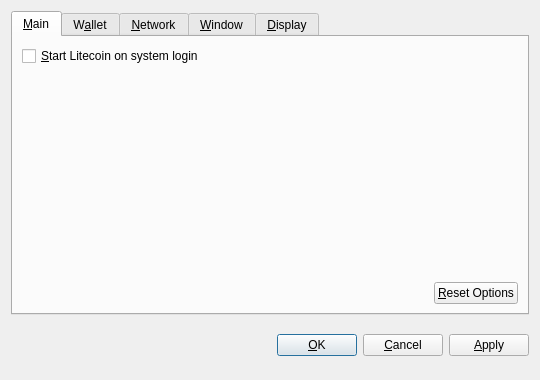
<?xml version="1.0" encoding="UTF-8"?>
<ui version="4.0">
 <class>OptionsDialog</class>
 <widget class="QDialog" name="OptionsDialog">
  <property name="geometry">
   <rect>
    <x>0</x>
    <y>0</y>
    <width>540</width>
    <height>380</height>
   </rect>
  </property>
  <property name="windowTitle">
   <string>Options</string>
  </property>
  <property name="modal">
   <bool>true</bool>
  </property>
  <layout class="QVBoxLayout" name="verticalLayout">
   <item>
    <widget class="QTabWidget" name="tabWidget">
     <property name="tabPosition">
      <enum>QTabWidget::North</enum>
     </property>
     <property name="currentIndex">
      <number>0</number>
     </property>
     <widget class="QWidget" name="tabMain">
      <attribute name="title">
       <string>&amp;Main</string>
      </attribute>
      <layout class="QVBoxLayout" name="verticalLayout_Main">
       <item>
        <widget class="QCheckBox" name="bitcoinAtStartup">
         <property name="toolTip">
          <string>Automatically start Litecoin after logging in to the system.</string>
         </property>
         <property name="text">
          <string>&amp;Start Litecoin on system login</string>
         </property>
        </widget>
       </item>
       <item>
        <spacer name="verticalSpacer_Main">
         <property name="orientation">
          <enum>Qt::Vertical</enum>
         </property>
         <property name="sizeHint" stdset="0">
          <size>
           <width>20</width>
           <height>40</height>
          </size>
         </property>
        </spacer>
       </item>
       <item>
        <layout class="QHBoxLayout" name="horizontalLayout_2_Main">
         <item>
          <spacer name="horizontalSpacer_2_Main">
           <property name="orientation">
            <enum>Qt::Horizontal</enum>
           </property>
           <property name="sizeHint" stdset="0">
            <size>
             <width>40</width>
             <height>20</height>
            </size>
           </property>
          </spacer>
         </item>
         <item>
          <widget class="QPushButton" name="resetButton">
           <property name="toolTip">
            <string>Reset all client options to default.</string>
           </property>
           <property name="text">
            <string>&amp;Reset Options</string>
           </property>
           <property name="autoDefault">
            <bool>false</bool>
           </property>
          </widget>
         </item>
        </layout>
       </item>
      </layout>
     </widget>
     <widget class="QWidget" name="tabWallet">
      <attribute name="title">
       <string>W&amp;allet</string>
      </attribute>
      <layout class="QVBoxLayout" name="verticalLayout_Network">
       <item>
        <widget class="QLabel" name="transactionFeeInfoLabel">
         <property name="text">
          <string>Optional transaction fee per kB that helps make sure your transactions are processed quickly. Most transactions are 1 kB.</string>
         </property>
         <property name="textFormat">
          <enum>Qt::PlainText</enum>
         </property>
         <property name="wordWrap">
          <bool>true</bool>
         </property>
        </widget>
       </item>
       <item>
        <layout class="QHBoxLayout" name="horizontalLayout_1_Main">
         <item>
          <widget class="QLabel" name="transactionFeeLabel">
           <property name="text">
            <string>Pay transaction &amp;fee</string>
           </property>
           <property name="textFormat">
            <enum>Qt::PlainText</enum>
           </property>
           <property name="buddy">
            <cstring>transactionFee</cstring>
           </property>
          </widget>
         </item>
         <item>
          <widget class="BitcoinAmountField" name="transactionFee"/>
         </item>
         <item>
          <spacer name="horizontalSpacer_1_Main">
           <property name="orientation">
            <enum>Qt::Horizontal</enum>
           </property>
           <property name="sizeHint" stdset="0">
            <size>
             <width>40</width>
             <height>20</height>
            </size>
           </property>
          </spacer>
         </item>
        </layout>
       </item>
       <item>
        <widget class="QLabel" name="label">
         <property name="text">
          <string>If you disable the spending of unconfirmed change, the change from a transaction cannot be used until that transaction has at least one confirmation. This also affects how your balance is computed.</string>
         </property>
         <property name="wordWrap">
          <bool>true</bool>
         </property>
        </widget>
       </item>
       <item>
        <widget class="QCheckBox" name="spendZeroConfChange">
         <property name="text">
          <string>Spend unconfirmed change  (experts only)</string>
         </property>
        </widget>
       </item>
       <item>
        <spacer name="verticalSpacer">
         <property name="orientation">
          <enum>Qt::Vertical</enum>
         </property>
         <property name="sizeHint" stdset="0">
          <size>
           <width>20</width>
           <height>40</height>
          </size>
         </property>
        </spacer>
       </item>
      </layout>
     </widget>
     <widget class="QWidget" name="tabNetwork">
      <attribute name="title">
       <string>&amp;Network</string>
      </attribute>
      <layout class="QVBoxLayout" name="verticalLayout_Network">
       <item>
        <widget class="QCheckBox" name="mapPortUpnp">
         <property name="toolTip">
          <string>Automatically open the Crocoin client port on the router. This only works when your router supports UPnP and it is enabled.</string>
         </property>
         <property name="text">
          <string>Map port using &amp;UPnP</string>
         </property>
        </widget>
       </item>
       <item>
        <widget class="QCheckBox" name="connectSocks">
         <property name="toolTip">
          <string>Connect to the Crocoin network through a SOCKS proxy (e.g. when connecting through Tor).</string>
         </property>
         <property name="text">
          <string>&amp;Connect through SOCKS proxy:</string>
         </property>
        </widget>
       </item>
       <item>
        <layout class="QHBoxLayout" name="horizontalLayout_Network">
         <item>
          <widget class="QLabel" name="proxyIpLabel">
           <property name="text">
            <string>Proxy &amp;IP:</string>
           </property>
           <property name="textFormat">
            <enum>Qt::PlainText</enum>
           </property>
           <property name="buddy">
            <cstring>proxyIp</cstring>
           </property>
          </widget>
         </item>
         <item>
          <widget class="QValidatedLineEdit" name="proxyIp">
           <property name="maximumSize">
            <size>
             <width>140</width>
             <height>16777215</height>
            </size>
           </property>
           <property name="toolTip">
            <string>IP address of the proxy (e.g. 127.0.0.1)</string>
           </property>
          </widget>
         </item>
         <item>
          <widget class="QLabel" name="proxyPortLabel">
           <property name="text">
            <string>&amp;Port:</string>
           </property>
           <property name="textFormat">
            <enum>Qt::PlainText</enum>
           </property>
           <property name="buddy">
            <cstring>proxyPort</cstring>
           </property>
          </widget>
         </item>
         <item>
          <widget class="QLineEdit" name="proxyPort">
           <property name="maximumSize">
            <size>
             <width>55</width>
             <height>16777215</height>
            </size>
           </property>
           <property name="toolTip">
            <string>Port of the proxy (e.g. 9050)</string>
           </property>
          </widget>
         </item>
         <item>
          <widget class="QLabel" name="socksVersionLabel">
           <property name="text">
            <string>SOCKS &amp;Version:</string>
           </property>
           <property name="textFormat">
            <enum>Qt::PlainText</enum>
           </property>
           <property name="buddy">
            <cstring>socksVersion</cstring>
           </property>
          </widget>
         </item>
         <item>
          <widget class="QValueComboBox" name="socksVersion">
           <property name="toolTip">
            <string>SOCKS version of the proxy (e.g. 5)</string>
           </property>
          </widget>
         </item>
         <item>
          <spacer name="horizontalSpacer_Network">
           <property name="orientation">
            <enum>Qt::Horizontal</enum>
           </property>
           <property name="sizeHint" stdset="0">
            <size>
             <width>40</width>
             <height>20</height>
            </size>
           </property>
          </spacer>
         </item>
        </layout>
       </item>
       <item>
        <spacer name="verticalSpacer_Network">
         <property name="orientation">
          <enum>Qt::Vertical</enum>
         </property>
         <property name="sizeHint" stdset="0">
          <size>
           <width>20</width>
           <height>40</height>
          </size>
         </property>
        </spacer>
       </item>
      </layout>
     </widget>
     <widget class="QWidget" name="tabWindow">
      <attribute name="title">
       <string>&amp;Window</string>
      </attribute>
      <layout class="QVBoxLayout" name="verticalLayout_Window">
       <item>
        <widget class="QCheckBox" name="minimizeToTray">
         <property name="toolTip">
          <string>Show only a tray icon after minimizing the window.</string>
         </property>
         <property name="text">
          <string>&amp;Minimize to the tray instead of the taskbar</string>
         </property>
        </widget>
       </item>
       <item>
        <widget class="QCheckBox" name="minimizeOnClose">
         <property name="toolTip">
          <string>Minimize instead of exit the application when the window is closed. When this option is enabled, the application will be closed only after selecting Quit in the menu.</string>
         </property>
         <property name="text">
          <string>M&amp;inimize on close</string>
         </property>
        </widget>
       </item>
       <item>
        <spacer name="verticalSpacer_Window">
         <property name="orientation">
          <enum>Qt::Vertical</enum>
         </property>
         <property name="sizeHint" stdset="0">
          <size>
           <width>20</width>
           <height>40</height>
          </size>
         </property>
        </spacer>
       </item>
      </layout>
     </widget>
     <widget class="QWidget" name="tabDisplay">
      <attribute name="title">
       <string>&amp;Display</string>
      </attribute>
      <layout class="QVBoxLayout" name="verticalLayout_Display">
       <item>
        <layout class="QHBoxLayout" name="horizontalLayout_1_Display">
         <item>
          <widget class="QLabel" name="langLabel">
           <property name="text">
            <string>User Interface &amp;language:</string>
           </property>
           <property name="textFormat">
            <enum>Qt::PlainText</enum>
           </property>
           <property name="buddy">
            <cstring>lang</cstring>
           </property>
          </widget>
         </item>
         <item>
          <widget class="QValueComboBox" name="lang">
           <property name="toolTip">
            <string>The user interface language can be set here. This setting will take effect after restarting Crocoin.</string>
           </property>
          </widget>
         </item>
        </layout>
       </item>
       <item>
        <layout class="QHBoxLayout" name="horizontalLayout_2_Display">
         <item>
          <widget class="QLabel" name="unitLabel">
           <property name="text">
            <string>&amp;Unit to show amounts in:</string>
           </property>
           <property name="textFormat">
            <enum>Qt::PlainText</enum>
           </property>
           <property name="buddy">
            <cstring>unit</cstring>
           </property>
          </widget>
         </item>
         <item>
          <widget class="QValueComboBox" name="unit">
           <property name="toolTip">
            <string>Choose the default subdivision unit to show in the interface and when sending coins.</string>
           </property>
          </widget>
         </item>
        </layout>
       </item>
       <item>
        <widget class="QCheckBox" name="displayAddresses">
         <property name="toolTip">
          <string>Whether to show Crocoin addresses in the transaction list or not.</string>
         </property>
         <property name="text">
          <string>&amp;Display addresses in transaction list</string>
         </property>
        </widget>
       </item>
       <item>
        <widget class="QCheckBox" name="coinControlFeatures">
         <property name="toolTip">
          <string>Whether to show coin control features or not.</string>
         </property>
         <property name="text">
          <string>Display coin &amp;control features (experts only!)</string>
         </property>
        </widget>
       </item>
       <item>
        <spacer name="verticalSpacer_Display">
         <property name="orientation">
          <enum>Qt::Vertical</enum>
         </property>
         <property name="sizeHint" stdset="0">
          <size>
           <width>20</width>
           <height>40</height>
          </size>
         </property>
        </spacer>
       </item>
      </layout>
     </widget>
    </widget>
   </item>
   <item>
    <layout class="QHBoxLayout" name="horizontalLayout_Buttons">
     <item>
      <spacer name="horizontalSpacer_1">
       <property name="orientation">
        <enum>Qt::Horizontal</enum>
       </property>
       <property name="sizeHint" stdset="0">
        <size>
         <width>40</width>
         <height>48</height>
        </size>
       </property>
      </spacer>
     </item>
     <item>
      <widget class="QLabel" name="statusLabel">
       <property name="font">
        <font>
         <weight>75</weight>
         <bold>true</bold>
        </font>
       </property>
       <property name="text">
        <string/>
       </property>
       <property name="textFormat">
        <enum>Qt::PlainText</enum>
       </property>
       <property name="wordWrap">
        <bool>true</bool>
       </property>
      </widget>
     </item>
     <item>
      <spacer name="horizontalSpacer_2">
       <property name="orientation">
        <enum>Qt::Horizontal</enum>
       </property>
       <property name="sizeHint" stdset="0">
        <size>
         <width>40</width>
         <height>48</height>
        </size>
       </property>
      </spacer>
     </item>
     <item>
      <widget class="QPushButton" name="okButton">
       <property name="text">
        <string>&amp;OK</string>
       </property>
      </widget>
     </item>
     <item>
      <widget class="QPushButton" name="cancelButton">
       <property name="text">
        <string>&amp;Cancel</string>
       </property>
       <property name="autoDefault">
        <bool>false</bool>
       </property>
      </widget>
     </item>
     <item>
      <widget class="QPushButton" name="applyButton">
       <property name="text">
        <string>&amp;Apply</string>
       </property>
       <property name="autoDefault">
        <bool>false</bool>
       </property>
      </widget>
     </item>
    </layout>
   </item>
  </layout>
 </widget>
 <customwidgets>
  <customwidget>
   <class>BitcoinAmountField</class>
   <extends>QSpinBox</extends>
   <header>bitcoinamountfield.h</header>
  </customwidget>
  <customwidget>
   <class>QValueComboBox</class>
   <extends>QComboBox</extends>
   <header>qvaluecombobox.h</header>
  </customwidget>
  <customwidget>
   <class>QValidatedLineEdit</class>
   <extends>QLineEdit</extends>
   <header>qvalidatedlineedit.h</header>
  </customwidget>
 </customwidgets>
 <resources/>
 <connections/>
</ui>
